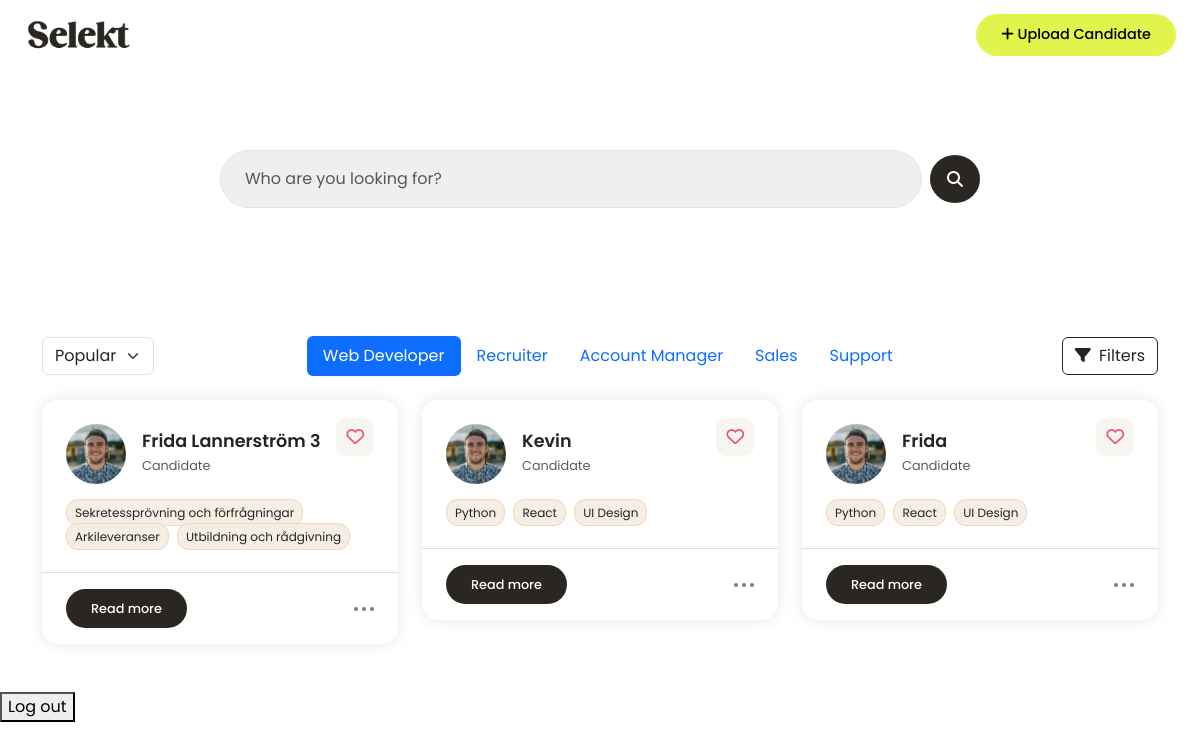
Page /dashboard/ (signed in) on the earlier database version.
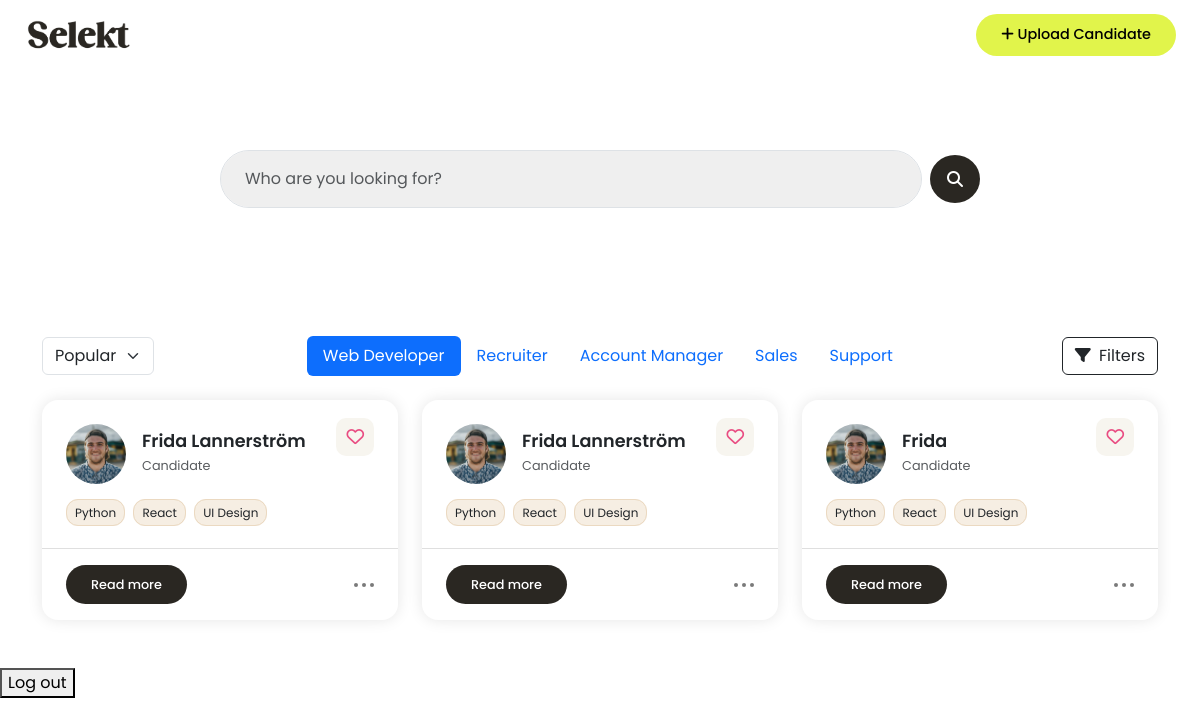
Same page on the later database version.
### candidates/models.py (models this page shows, shortened)
class Candidate(models.Model):
    user = models.ForeignKey(User, on_delete=models.CASCADE)
    name = models.CharField(max_length=100)
    email = models.EmailField()
    notes = models.TextField(blank=True)
    top_skills = models.CharField(
        max_length=255,
        blank=True,
        help_text="Write top skills separated by commas (e.g. Communication, Leadership, SQL)"
    )
    uploaded_at = models.DateTimeField(auto_now_add=True)

### candidates/views.py (the view)
# urls.py: path('dashboard/', candidate_views.dashboard, name='dashboard'),
@login_required
def dashboard(request):
    candidates = Candidate.objects.filter(user=request.user).order_by('-uploaded_at')[:5]
    for candidate in candidates:
        candidate.skill_list = [skill.strip() for skill in candidate.top_skills.split(',')]
    return render(request, 'dashboard.html', {'candidates': candidates})

### templates/dashboard.html (shortened to what this page needs)
{% extends "base.html" %}
{% load static %}
{% block content %}
<div class="container hero">
    <form class="d-flex align-items-center gap-2 w-100 candidate-search">
      <input type="text" class="form-control px-4 py-3 border-1 shadow-none" placeholder="Who are you looking for?">
      <button class="btn button-base scn-button d-flex justify-content-center align-items-center rounded-circle" type="submit">
        <i class="fas fa-search"></i>
      </button>
    </form>
</div>
<div class="container py-5">
  <div class="d-flex justify-content-between align-items-center mb-4 flex-wrap gap-3">
    <select class="form-select w-auto">
      <option selected>Popular</option>
    </select>
    <ul class="nav nav-pills justify-content-center flex-grow-1">
      <li class="nav-item"><a class="nav-link active" href="#">Web Developer</a></li>
      <li class="nav-item"><a class="nav-link" href="#">Recruiter</a></li>
      <li class="nav-item"><a class="nav-link" href="#">Account Manager</a></li>
      <li class="nav-item"><a class="nav-link" href="#">Sales</a></li>
      <li class="nav-item"><a class="nav-link" href="#">Support</a></li>
    </ul>
    <button class="btn btn-outline-dark">
      <i class="fas fa-filter me-1"></i> Filters
    </button>
  </div>
  {% if candidates %}
  <div class="row g-4">
    {% for candidate in candidates %}
    <div class="col-md-4 col-sm-6">
      <div class="candidate-card bg-white position-relative">
        <div class="position-absolute top-0 end-0 p-4">
          <span class="heart-icon"><i class="fa-regular fa-heart"></i></span>
        </div>
        <div class="px-4 pt-4 pb-2">
          <div class="d-flex align-items-center gap-3 mb-3">
            <img src="{% static 'media/images/people-1.png' %}" alt="{{ candidate.name }}" class="candidate-img" />
            <div>
              <h4 class="mb-0">{{ candidate.name }}</h4>
              <small class="text-muted">{{ candidate.title|default:'Candidate' }}</small>
            </div>
          </div>
          <div class="skill-container">
            {% for skill in candidate.skill_list %}
            <span class="skill-badge">{{ skill }}</span>
          {% endfor %}
          </div>
        </div>
        <hr>
        <div class="d-flex justify-content-between align-items-center px-4 pb-3">
          <a href="#" onclick="openCandidateModal({{ candidate.id|escapejs }})" class="btn button-base scn-button read-btn">Read more</a>
          <div class="dot-menu">
            <span class="dot"></span>
            <span class="dot"></span>
            <span class="dot"></span>
          </div>
        </div>
      </div>
    </div>
    {% endfor %}
  </div>
  {% else %}
    <p>No candidates yet.</p>
  {% endif %}
</div>
  <form action="{% url 'logout' %}" method="post">
    <button type="submit">Log out</button>
  </form>
{% endblock %}

### templates/base.html (shortened to what this page needs)
{% load static %}
<!DOCTYPE html>
<html lang="en">
<head>
    <link href="https://cdn.jsdelivr.net/npm/bootstrap@5.3.2/dist/css/bootstrap.min.css" rel="stylesheet">
    <link rel="stylesheet" href="{% static 'css/style.css' %}">
</head>
<body class="logged-in-body">
  <header class="d-flex justify-content-between align-items-center px-4 py-3">
    <a href="{% url 'dashboard' %}" class="text-decoration-none">
      <img src="{% static 'media/images/logo.png' %}" alt="Logo" class="logo-img">
    </a>
    <a href="{% url 'candidate_add' %}" class="btn button-base cta-button">
      <i class="fa-solid fa-plus"></i> Upload Candidate
    </a>
  </header>
              {% block content %}
              {% endblock %}
</body>
</html>

### static/css/style.css (style rules this page uses)
body, .index-body, .auth-body { font-family: 'Poppins', sans-serif; }
h4 { font-size: 1.1rem; font-weight: 600; }
.text-muted { color: grey; font-size: 0.8rem; font-family: 'Poppins', sans-serif; }
.button-base { border-radius: 100px; padding: 10px 25px; font-weight: 500; display: inline-block; text-decoration: none; border: none; font-family: 'Poppins', sans-serif; }
.cta-button { background-color: #E1F44B; color: black; }
.scn-button { background-color: #2A2722; color: white; }
.logged-in-body .cta-button { font-size: 0.9rem; }
header { border-bottom: 0px; height: 70px; }
.logo-img { width: 110px; }
.hero { padding: 80px 20px; text-align: center; max-width: 800px; }
.candidate-card { border-radius: 16px; box-shadow: 0 0 15px rgba(0, 0, 0, 0.1); transition: 0.3s ease; position: relative; }
.candidate-card hr { color: grey; }
.candidate-img { width: 60px; height: 60px; border-radius: 50%; object-fit: cover; }
.skill-badge { background-color: #F6EEE3; font-size: 0.75rem; padding: 4px 8px; border-radius: 12px; margin-right: 4px; border: 1px solid #EBD9C1; }
.read-btn { font-size: 0.8rem; font-weight: 500; }
.heart-icon { font-size: 1.1rem; color: #E94C82; background: #f7f5ef; padding: 7px 10px; border-radius: 10px; }
.dot-menu { display: flex; gap: 4px; }
.dot { width: 4px; height: 4px; background-color: #7a7a7a; border-radius: 50%; }
.candidate-search input { background-color: #EFEFEF; border-radius: 100px; }
.candidate-search .btn { height: 48px; width: 48px; }

Differences in the rows shown:
removed Candidate: name "Frida Lannerström 3", title "Candidate", skill_list "Sekretessprövning och förfrågningar" "Arkileveranser" "Utbildning och rådgivning"
removed Candidate: name "Kevin", title "Candidate", skill_list "Python" "React" "UI Design"
added Candidate: name "Frida Lannerström", title "Candidate", skill_list "Python" "React" "UI Design"
added Candidate: name "Frida Lannerström", title "Candidate", skill_list "Python" "React" "UI Design"
